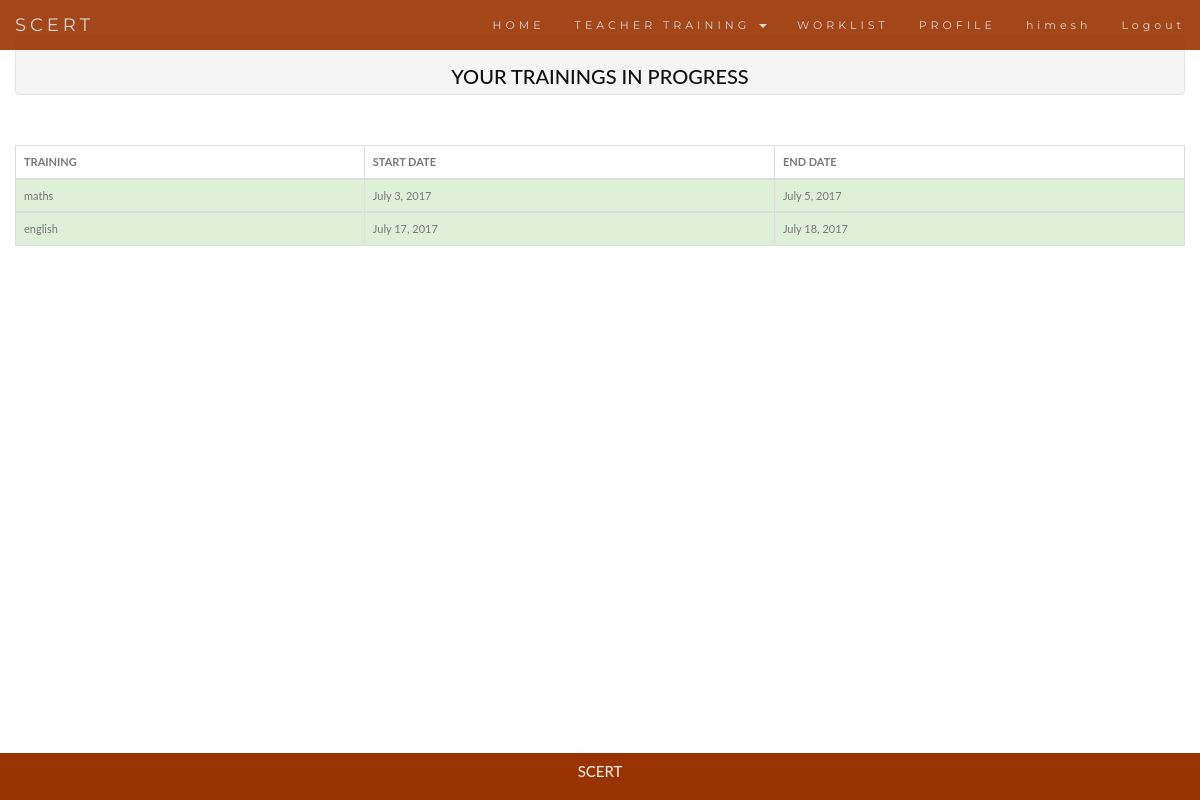
The app's page /tt/InProgressTraining/ (signed in) with its own data.
### teachertraining/models.py (models this page shows, shortened)
class TrainingPlanEnrollment(models.Model):
    INITIAL = 'INITIAL'
    SUBMITTED = 'SUBMITTED'
    APPROVED = 'APPROVED'
    REQUISITE_STATUS = (
        (INITIAL, 'Initial'),
        (SUBMITTED, 'Submitted'),
        (APPROVED, 'Approved'),
    )
    NOMINATED = 'NOMINATED'
    REGISTRATIONDONE = 'REGISTRATIONDONE'
    PRETRAININGREQUISITE = 'PRE-REQUISITE'
    MAINTRAINING = 'MAINTRAINING'
    POSTTRAININGREQUISITE = 'POST-REQUISITE'
    COMPLETE = 'COMPLETE'
    DISQUALIFIED = 'DISQUALIFIED'
    TRAINING_STATUS = (
        (NOMINATED, 'Nominated'),
        (REGISTRATIONDONE, 'RegistrationDone'),
        (PRETRAININGREQUISITE, 'PreTrainingRequisite'),
        (MAINTRAINING, 'MainTraining'),
        (POSTTRAININGREQUISITE, 'PostTrainingRequisite'),
        (COMPLETE, 'Complete'),
        (DISQUALIFIED, 'Disqualified'),
    )
    trainingPlanDetailId = models.ForeignKey(TrainingPlanDetail, on_delete=models.CASCADE)
    teacherId = models.ForeignKey(Teacher, on_delete=models.CASCADE)
    trainingStatus = models.CharField(
        max_length = 16,
        choices = TRAINING_STATUS,
        default = NOMINATED,
    )
    TrainingPrerequisiteStatus = models.CharField(
        max_length = 9,
        choices = REQUISITE_STATUS,
        default = INITIAL,
    )
    TrainingPostrequisiteStatus = models.CharField(
        max_length = 9,
        choices = REQUISITE_STATUS,
        default = INITIAL,
    )
    class Meta:
        unique_together = ('teacherId', 'trainingPlanDetailId')

class TrainingPlanDetail(models.Model):
    FundingSource1 = 'FS1'
    FundingSource2 = 'FS2'
    FundingSource3 = 'FS3'
    FundingSource4 = 'FS4'
    FUNDING_SOURCE = (
        (FundingSource1, 'FundSource1'),
        (FundingSource2, 'FundSource2'),
        (FundingSource3, 'FundSource3'),
        (FundingSource4, 'FundSource4'),
    )
    traininPlanId = models.ForeignKey(TrainingPlan, on_delete=models.CASCADE)
    traingId = models.ForeignKey(Training, on_delete=models.CASCADE)
    fundingSource = models.CharField(
        max_length = 3,
        choices = FUNDING_SOURCE,
        default = FundingSource1,
    )
    start_date = models.DateField('training start date')
    end_date = models.DateField('training end date')

class Training(models.Model):
    name = models.CharField(max_length=200)
    duration = models.IntegerField()
    type_of_training = models.CharField(max_length=200)
    subject = models.CharField(max_length=200)

### teachertraining/views.py (the view)
def InProgressTraining(request):
    if request.user.is_authenticated:
        print('%s logged in' %(request.user))
        lteacherset = Teacher.objects.filter(user=request.user)
        if lteacherset != None:
            for lteacher in lteacherset:
                print lteacher
                lTrainingsEnrolled = TrainingPlanEnrollment.objects.filter(teacherId=lteacher.id)
                for lte in lTrainingsEnrolled:
                    if lte.trainingStatus != TrainingPlanEnrollment.COMPLETE:
                        return render(request,'TeacherRegisterTraining.html',{'trainings':lTrainingsEnrolled,'heading':"YOUR TRAININGS IN PROGRESS",'whichTraining':"inProgress"})
        return render(request,'TeacherRegisterTrainingFailed.html',{'heading':"NO TRAININGS IN PROGRESS"})

### teachertraining/models.py (called while the page is built)
    def __str__(self):
        return '%s' % (self.name)

### templates/TeacherRegisterTraining.html (shortened to what this page needs)
{% extends 'BaseTeacherLogin.html' %}
{%block content%}
<div class="container" style="padding-top: 25px;padding-bottom: 10px;margin-top: 10px;">
    <div class="well well-sg" style="height: 60px;text-align: center;margin-bottom: 0px">
          <h3 style="letter-spacing: 0px">{{heading}} <b>{{training}} </b></h3>
    </div>
    </div>
    <div class="container">
  <table class="table table-striped table-bordered table-hover">
      <thead>
      <tr>
        <th>TRAINING</th>
        <th>START DATE</th>
        <th>END DATE</th>
      </tr>
    </thead>
{%for te in trainings%}
{%if whichTraining == "register"%}
{%if te.trainingStatus == te.NOMINATED%}
      <tbody>
      <tr class="success">
        <td>{{te.trainingPlanDetailId.traingId.name}}</td>
        <td>{{te.trainingPlanDetailId.start_date}}</td>
        <td>{{te.trainingPlanDetailId.end_date}}</td>
        <td><a href="{% url 'teachertraining:Register' te.id%}">Register</a></td>
      </tr>
    </tbody>
{%endif%}
{%elif whichTraining == "inProgress"%}
{%if te.trainingStatus != te.COMPLETE%}
      <tbody>
      <tr class="success">
        <td>{{te.trainingPlanDetailId.traingId.name}}</td>
        <td>{{te.trainingPlanDetailId.start_date}}</td>
        <td>{{te.trainingPlanDetailId.end_date}}</td>
      </tr>
    </tbody>
{%endif%}
{%endif%}
{%endfor%}
  </table>
</div>
{%endblock%}

### templates/BaseTeacherLogin.html (shortened to what this page needs)
{% load staticfiles %}
<!DOCTYPE html>
<html lang="en">
<head>
  <link rel="stylesheet" href="https://maxcdn.bootstrapcdn.com/bootstrap/3.3.7/css/bootstrap.min.css">
  <link rel="stylesheet" href="https://cdn.datatables.net/1.10.15/css/jquery.dataTables.min.css">
  <link rel="stylesheet" href="https://cdn.datatables.net/select/1.2.2/css/select.dataTables.min.css">
</head>
<body id="myPage" data-spy="scroll" data-target=".navbar" data-offset="50">
<nav class="navbar navbar-default navbar-fixed-top">
  <div class="container-fluid">
    <div class="navbar-header">
      <a class="navbar-brand" href="/tt/home">SCERT</a>
    </div>
    <div class="collapse navbar-collapse" id="myNavbar">
      <ul class="nav navbar-nav navbar-right">
        <li><a href="/tt/home">HOME</a></li>
        <li class="dropdown">
          <a class="dropdown-toggle" data-toggle="dropdown" href="#">TEACHER TRAINING
          <span class="caret"></span></a>
        </li>
        <li><a href="/tt/TeachersEnquiry">WORKLIST</a></li>
        <li><a href="/tt/Profile">PROFILE</a></li>
        <li><a href="#tour">{{user.username}}</a></li>
        <li><a href="/tt/Logout">Logout</a></li>
      </ul>
    </div>
  </div>
</nav>
{%block content%}{%endblock%}
<footer class="text-center">
  <p>SCERT</p>
</footer>
</body>
</html>

### templates/BaseTeacherLogin.html (style rules this page uses)
body { font: 400 15px/1.8 Lato, sans-serif; color: #777; }
h3, h4 { margin: 10px 0 30px 0; letter-spacing: 5px; font-size: 20px; color: #111; }
table { font-size: 11px; }
.container { padding: 40px 0px; }
.navbar { font-family: Montserrat, sans-serif; margin-bottom: 0; background-color: #993300; border: 0; font-size: 11px !important; letter-spacing: 4px; opacity: 0.9; }
.navbar li a, .navbar .navbar-brand { color: #d5d5d5 !important; }
footer { position: fixed; bottom: 0; width: 100%; background-color: #993300; color: #f5f5f5; padding: 5px; margin-bottom: 0px; }

### records on screen
TrainingPlanEnrollment: trainingPlanDetailId.traingId.name "maths", trainingPlanDetailId.start_date "July 3, 2017", trainingPlanDetailId.end_date "July 5, 2017"
TrainingPlanEnrollment: trainingPlanDetailId.traingId.name "english", trainingPlanDetailId.start_date "July 17, 2017", trainingPlanDetailId.end_date "July 18, 2017"

### other values on screen
{{ user.username }} "himesh"
{{ heading }} "YOUR TRAININGS IN PROGRESS"
